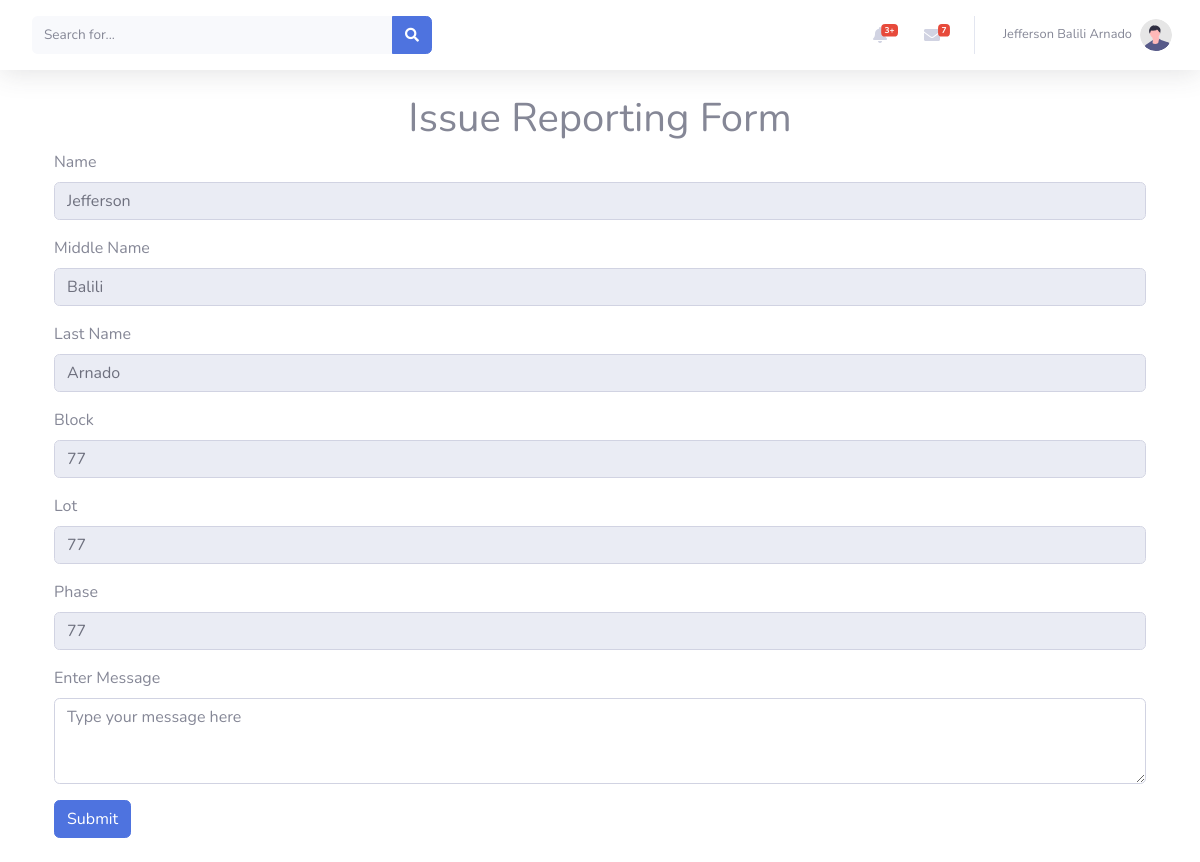
/report.php (signed in), run on the app's committed database.
### tables this page shows
CREATE TABLE `user` (
  `id` int(50) NOT NULL,
  `firstname` varchar(50) NOT NULL,
  `middlename` varchar(50) NOT NULL,
  `lastname` varchar(50) NOT NULL,
  `block` int(50) NOT NULL,
  `lot` int(50) NOT NULL,
  `phase` int(30) NOT NULL,
  `username` varchar(30) NOT NULL,
  `password` varchar(500) NOT NULL,
  `emailadd` varchar(50) NOT NULL,
  `phonenum` bigint(12) NOT NULL,
  `address` varchar(50) NOT NULL,
  `postalcode` int(50) NOT NULL,
  `usertype` varchar(50) NOT NULL,
  `photo` varchar(50) NOT NULL,
  `status` int(1) NOT NULL DEFAULT 0
);

### report.php (the view, shortened to what this page needs)
<?php
include('config.php');
$result = $conn->query("SELECT * FROM user WHERE id='" . $_SESSION['session_id'] . "'");
$row = mysqli_fetch_array($result);
?>
<!DOCTYPE html>
<html lang="en">
<head>
    <link href="vendor/fontawesome-free/css/all.min.css" rel="stylesheet" type="text/css">
    <link href="css/sb-admin-2.min.css" rel="stylesheet">
</head>
<body>
<?php include('includes/nav-user.php');?>
    <div class="container">
        <center>
            <h1>Issue Reporting Form</h1>
        </center>
        <form id="issueForm" method="post" action="submitreport.php" enctype="multipart/form-data">
            <div class="mb-3">
                <label for="name" class="form-label">Name</label>
                <input type="text" class="form-control" id="name" name="name" value="<?php echo $row['firstname']; ?>"
                    readonly>
            </div>
            <div class="mb-3">
                <label for="middleName" class="form-label">Middle Name</label>
                <input type="text" class="form-control" id="middleName" name="middleName"
                    value="<?php echo $row['middlename']; ?>" readonly>
            </div>
            <div class="mb-3">
                <label for="lastName" class="form-label">Last Name</label>
                <input type="text" class="form-control" id="lastName" name="lastName"
                    value="<?php echo $row['lastname']; ?>" readonly>
            </div>
            <div class="mb-3">
                <label for="block" class="form-label">Block</label>
                <input type="text" class="form-control" id="block" name="block" value="<?php echo $row['block']; ?>"
                    readonly>
            </div>
            <div class="mb-3">
                <label for="lot" class="form-label">Lot</label>
                <input type="text" class="form-control" id="lot" name="lot" value="<?php echo $row['lot']; ?>"
                    readonly>
            </div>
            <div class="mb-3">
                <label for="phase" class="form-label">Phase</label>
                <input type="text" class="form-control" id="phase" name="phase" value="<?php echo $row['phase']; ?>"
                    readonly>
            </div>
            <div class="mb-3">
    <label for="message" class="form-label">Enter Message</label>
    <textarea class="form-control" id="message" name="message" rows="3" placeholder="Type your message here"></textarea>
</div>
<button type="submit" class="btn btn-primary">Submit</button>
<br>
<br>
        </form>
    </div>
</body>
</html>

### includes/nav-user.php (shortened to what this page needs)
 <nav class="navbar navbar-expand navbar-light bg-white topbar mb-4 static-top shadow">
<form
    class="d-none d-sm-inline-block form-inline mr-auto ml-md-3 my-2 my-md-0 mw-100 navbar-search">
    <div class="input-group">
        <input type="text" class="form-control bg-light border-0 small" placeholder="Search for..."
            aria-label="Search" aria-describedby="basic-addon2">
        <div class="input-group-append">
            <button class="btn btn-primary" type="button">
                <i class="fas fa-search fa-sm"></i>
            </button>
        </div>
    </div>
</form>
<ul class="navbar-nav ml-auto">
    <li class="nav-item dropdown no-arrow mx-1">
        <a class="nav-link dropdown-toggle" href="#" id="alertsDropdown" role="button"
            data-toggle="dropdown" aria-haspopup="true" aria-expanded="false">
            <i class="fas fa-bell fa-fw"></i>
            <span class="badge badge-danger badge-counter">3+</span>
        </a>
    </li>
    <li class="nav-item dropdown no-arrow mx-1">
        <a class="nav-link dropdown-toggle" href="#" id="messagesDropdown" role="button"
            data-toggle="dropdown" aria-haspopup="true" aria-expanded="false">
            <i class="fas fa-envelope fa-fw"></i>
            <span class="badge badge-danger badge-counter">7</span>
        </a>
    </li>
    <li class="nav-item dropdown no-arrow">
    <a class="nav-link dropdown-toggle" href="#" id="userDropdown" role="button"
            data-toggle="dropdown" aria-haspopup="true" aria-expanded="false">
            <span class="mr-2 d-none d-lg-inline text-gray-600 small"><?php echo $row['firstname'] . ' ' . $row['middlename'] . ' ' . $row['lastname']; ?></span>
            <img class="img-profile rounded-circle"
                src="img/undraw_profile.svg">
        </a>
    </li>
</ul>
</nav>

### data on the page
user: firstname "Jefferson", middlename "Balili", lastname "Arnado", name "Jefferson", middleName "Balili", lastName "Arnado", block "77", lot "77", phase "77"
